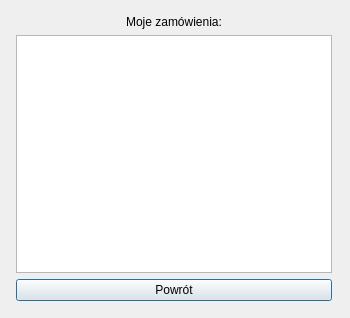
<?xml version="1.0" encoding="UTF-8"?>
<ui version="4.0">
 <class>Moje_zamowienia</class>
 <widget class="QDialog" name="Moje_zamowienia">
  <property name="geometry">
   <rect>
    <x>0</x>
    <y>0</y>
    <width>350</width>
    <height>318</height>
   </rect>
  </property>
  <property name="sizePolicy">
   <sizepolicy hsizetype="Expanding" vsizetype="Expanding">
    <horstretch>0</horstretch>
    <verstretch>0</verstretch>
   </sizepolicy>
  </property>
  <property name="minimumSize">
   <size>
    <width>350</width>
    <height>318</height>
   </size>
  </property>
  <property name="maximumSize">
   <size>
    <width>350</width>
    <height>318</height>
   </size>
  </property>
  <property name="windowTitle">
   <string>Dialog</string>
  </property>
  <widget class="QWidget" name="layoutWidget">
   <property name="geometry">
    <rect>
     <x>16</x>
     <y>15</y>
     <width>316</width>
     <height>286</height>
    </rect>
   </property>
   <layout class="QVBoxLayout" name="verticalLayout">
    <item>
     <widget class="QLabel" name="label">
      <property name="text">
       <string>Moje zamówienia:</string>
      </property>
      <property name="alignment">
       <set>Qt::AlignCenter</set>
      </property>
     </widget>
    </item>
    <item>
     <widget class="QTableWidget" name="tableWidget"/>
    </item>
    <item>
     <layout class="QHBoxLayout" name="horizontalLayout">
      <item>
       <widget class="QPushButton" name="powrot">
        <property name="text">
         <string>Powrót</string>
        </property>
       </widget>
      </item>
     </layout>
    </item>
   </layout>
  </widget>
 </widget>
 <resources/>
 <connections/>
</ui>
